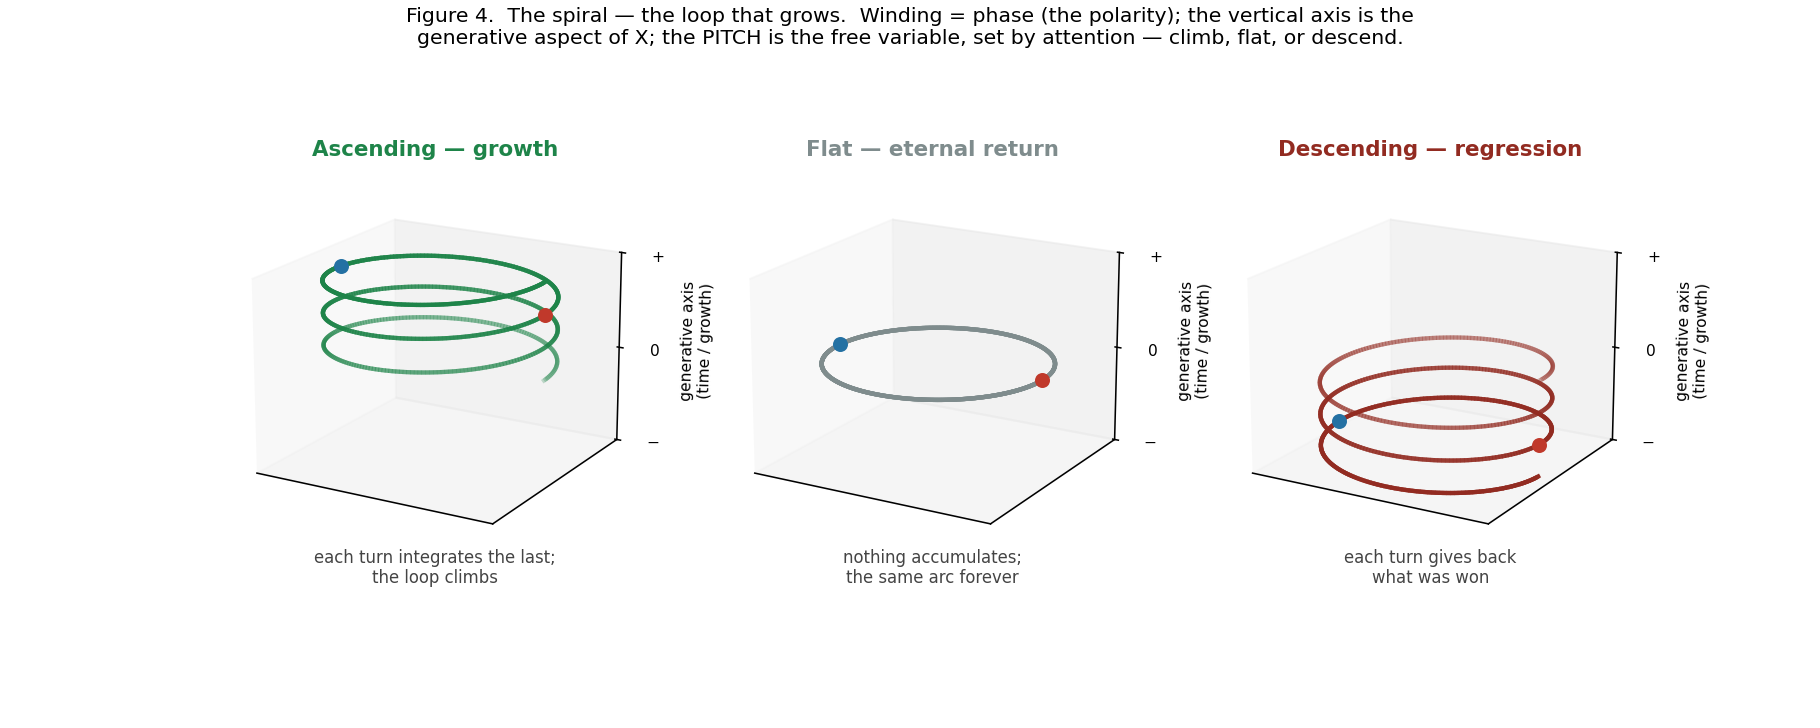

Recreate this plot in Python.
#!/usr/bin/env python
"""Figure 4 for the Ouroboros article — the spiral (§VIII). (2026-06-18)
Three helices side by side make §VIII's point: a polarity-loop need not lie flat. Winding = phase (the
polarity); the vertical axis = the generative aspect of X (time/growth); the PITCH is the free variable,
set by attention, and its SIGN is the whole story: climb (growth), flat (eternal return), descend (regression).
"""
import numpy as np
import matplotlib
matplotlib.use("Agg")
import matplotlib.pyplot as plt

fig = plt.figure(figsize=(13, 5.2))
turns = 3.0
th = np.linspace(0, turns * 2 * np.pi, 600)
x, y = np.cos(th), np.sin(th)

panels = [
    ("Ascending — growth", +1.0, "#1e8449", "each turn integrates the last;\nthe loop climbs"),
    ("Flat — eternal return", 0.0, "#7f8c8d", "nothing accumulates;\nthe same arc forever"),
    ("Descending — regression", -1.0, "#922b21", "each turn gives back\nwhat was won"),
]

for i, (title, pitch, color, sub) in enumerate(panels, 1):
    ax = fig.add_subplot(1, 3, i, projection="3d")
    z = pitch * th / (2 * np.pi)  # height in "turns"
    # color gradient along the path (sense of direction/time)
    for k in range(len(th) - 1):
        ax.plot(x[k:k+2], y[k:k+2], z[k:k+2], color=color,
                alpha=0.25 + 0.75 * k / len(th), lw=2.2)
    # mark the two antipodal poles (the "opposites" = phases) on the middle turn
    for ph, c in [(0.0, "#c0392b"), (np.pi, "#2471a3")]:
        ang = (turns - 1) * 2 * np.pi + ph
        ax.scatter([np.cos(ang)], [np.sin(ang)], [pitch * ang / (2*np.pi)], s=45, color=c, zorder=5)
    ax.set_title(title, fontsize=11, weight="bold", color=color, pad=2)
    ax.text2D(0.5, -0.02, sub, transform=ax.transAxes, ha="center", fontsize=8.5, color="#444")
    ax.set_zlim(-turns, turns)
    ax.set_xticks([]); ax.set_yticks([])
    ax.set_zlabel("generative axis\n(time / growth)", fontsize=8)
    ax.set_zticks([-turns, 0, turns]); ax.set_zticklabels(["−", "0", "+"], fontsize=8)
    ax.view_init(elev=18, azim=-60)
    ax.grid(False)

fig.suptitle("Figure 4.  The spiral — the loop that grows.  Winding = phase (the polarity); the vertical axis is the\n"
             "generative aspect of X; the PITCH is the free variable, set by attention — climb, flat, or descend.",
             fontsize=10.5, y=0.99)
fig.tight_layout(rect=[0, 0, 1, 0.93])
fig.savefig("ouroboros-fig-spiral-2026-06-18.png", dpi=140)
print("saved ouroboros-fig-spiral-2026-06-18.png")
